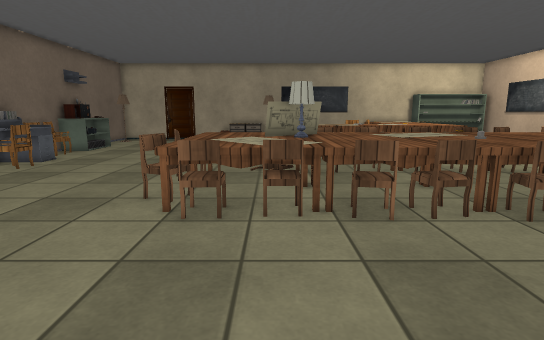
view 1 (above)

24 first-person views from a walk through a Unity game level. The camera is 1.2 m above the floor, tilts 10° down and sees 80° across. The floor is counted in squares, 0.5 m on a side. Each view is taken from the middle of a square. On the plan, view 1 faces up. The plan holds only what a view shows up to about 20 squares ahead; the rest is blank. The player character is not drawn. Some animated figures are left out. Some surface patterns are stand-ins.

view 2
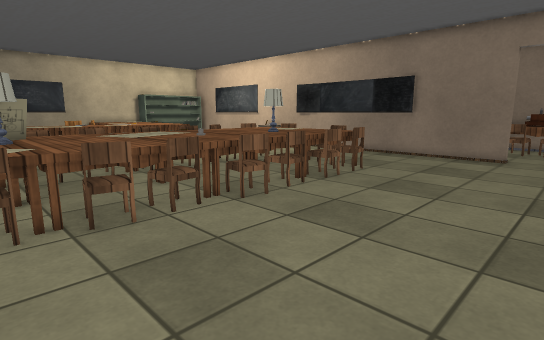

view 3
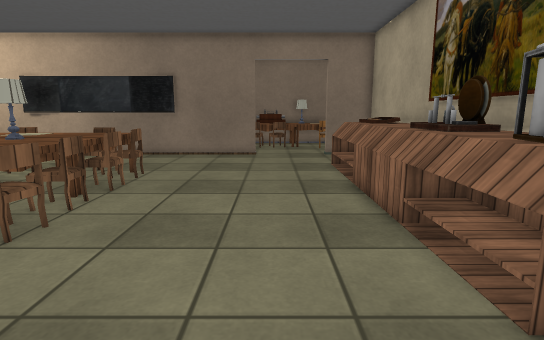

view 4
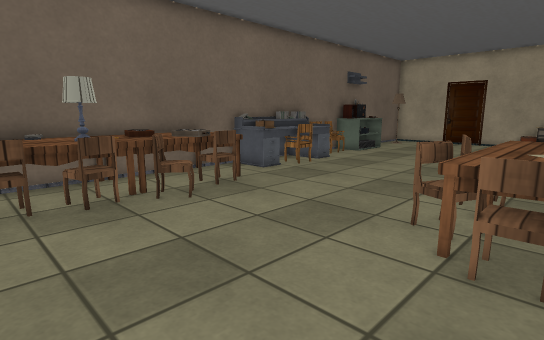

view 5
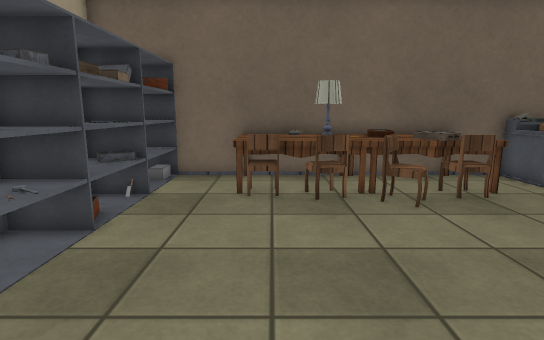

view 6
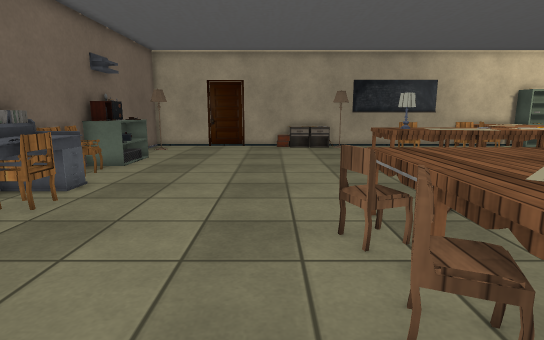

view 7
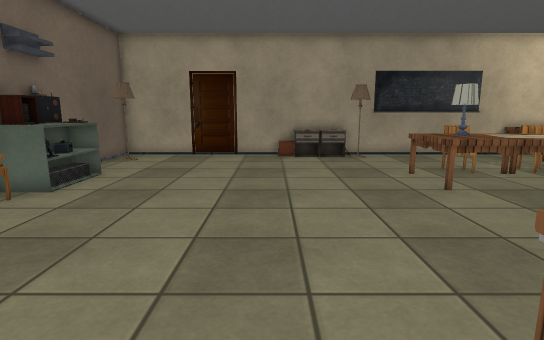

view 8
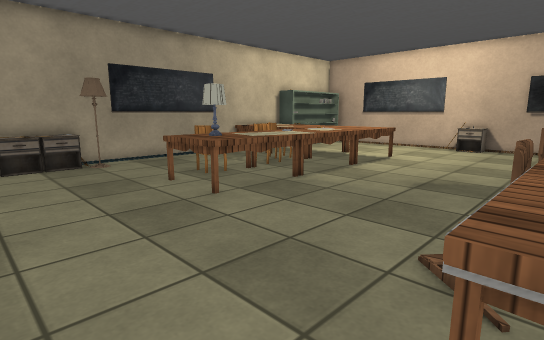

view 9
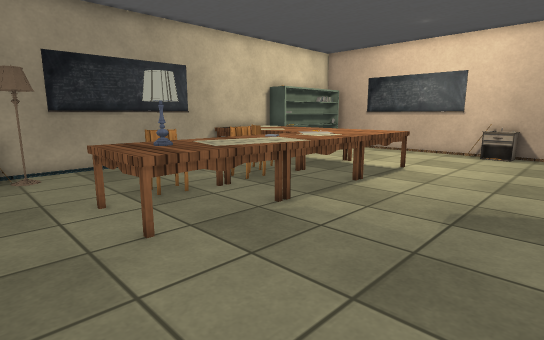

view 10
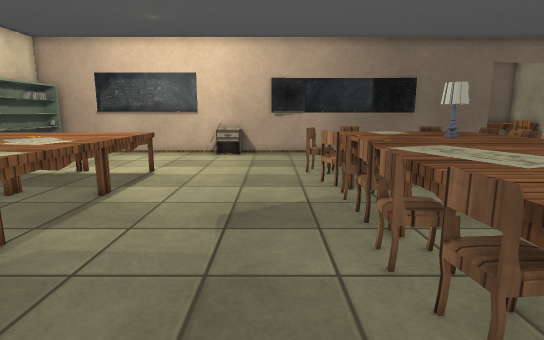

view 11
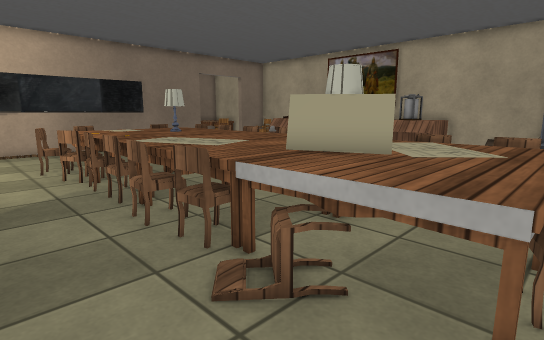

view 12
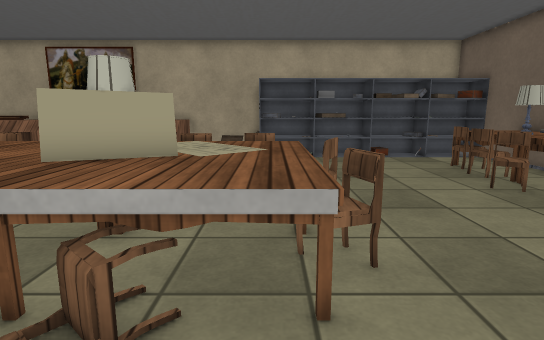

view 13
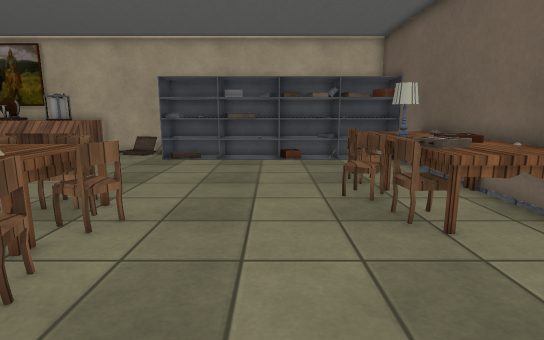

view 14
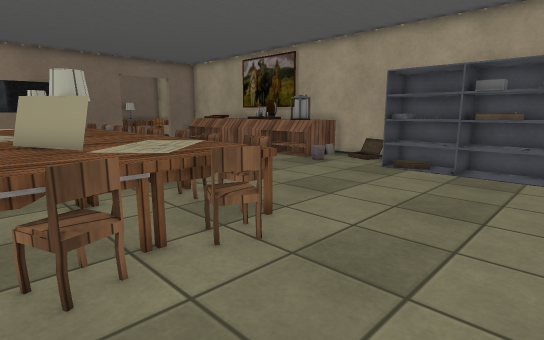

view 15
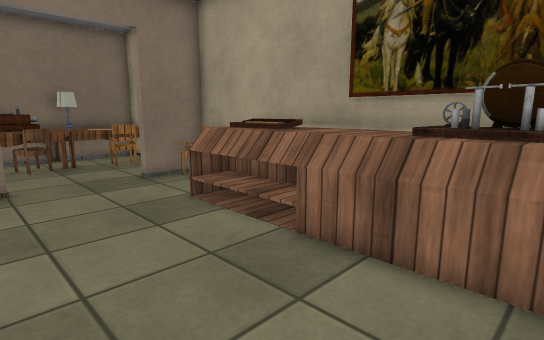

view 16
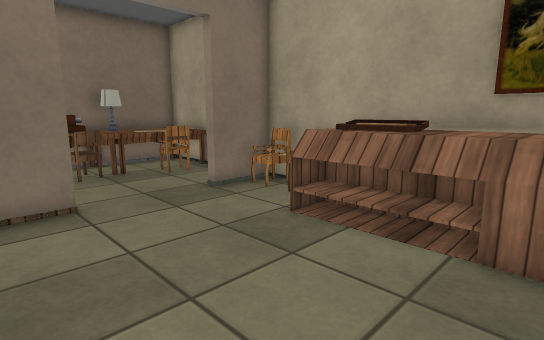

view 17
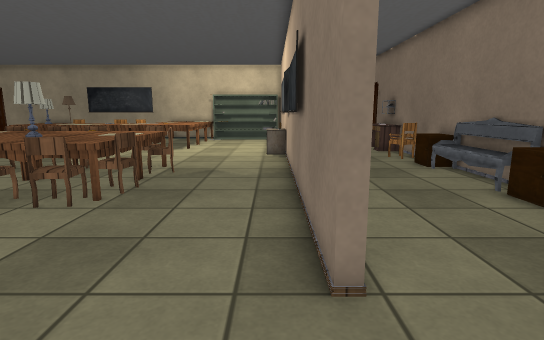

view 18
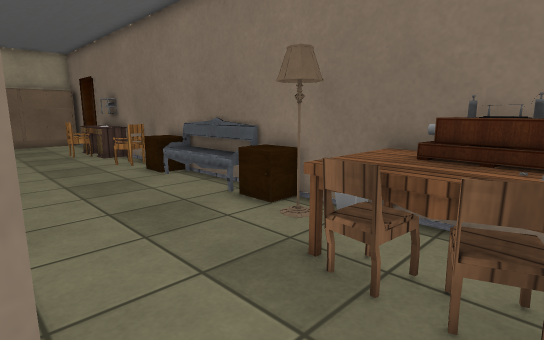

view 19
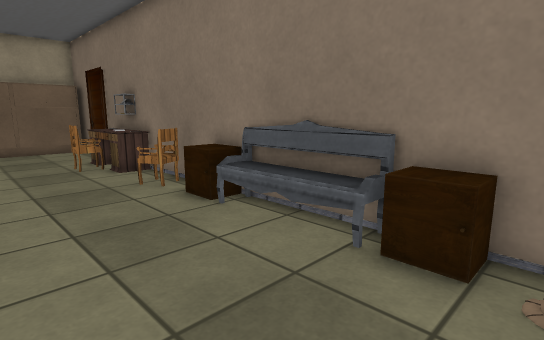

view 20
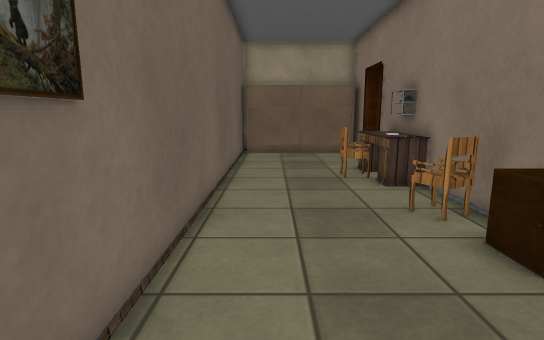

view 21
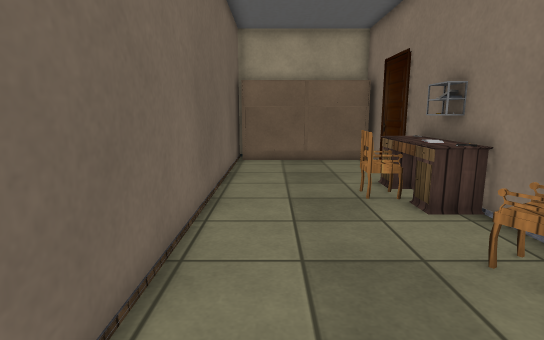

view 22
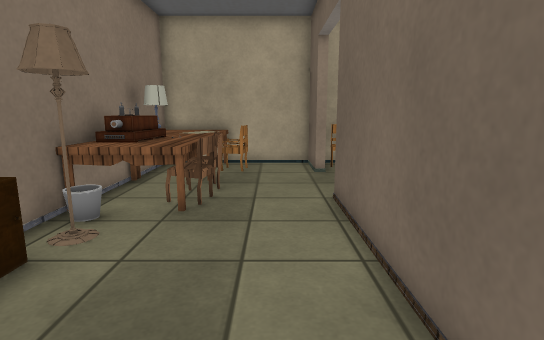

view 23
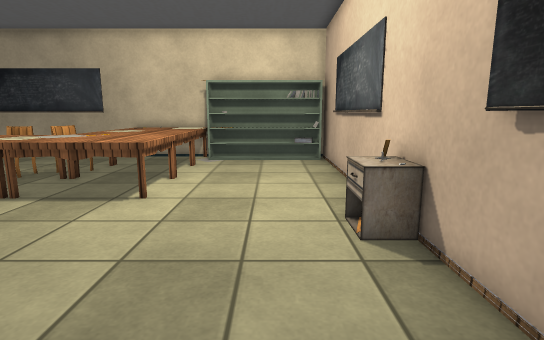

view 24
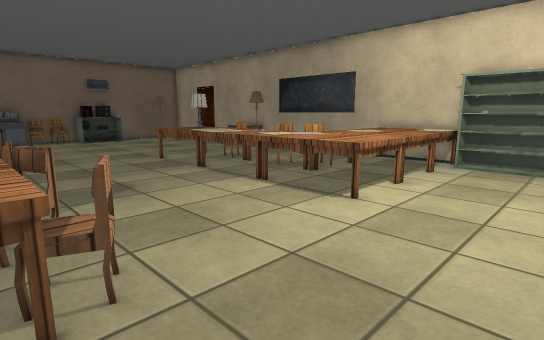

### Floor plan
Key: @ floor where view 1 was taken; # wall or solid block; . floor; C chair; T table; L lamp; B box; N nightstand; I bin; O other object.
Columns run from 14 left of view 1 to 26 right of it. Each row starts with its distance up from view 1.
 30 ################### ####  ########
 29 # ........NNNNL.......TTT TOOOO O#OOOOOO#
 28 #LL..........LL....... TTTT......# .....#
 27 #LL................... TTTT......#......#
 26 # ....................CTTTT......#......#
 25 # ..............CC..CCCTTTT......#......#
 24 #OO...........TTCT TCTTTTTT......#......#
 23 #OO...........TLLT TOTTTTTT......#.....T#
 22 #OO...........TTLTOOTTTTTTT...... ....CTT
 21 #OO...........TTTTTTTT TTTT......#....OOO
 20 # C..............................#.....OT
 19 # ..............................NO.....T#
 18 #O..............................N#......#
 17 #OOO.............................#.....C#
 16 #O O.............................#......#
 15 #OOC......................C......#.....N#
 14 #OOC.......TTT.TCCCTCCCCCTCC.....#.....NN
 13 #O O.......TTT TTTTTTTTTTTTTC....#.....N#
 12 #OOO......CTTT TTTTOOTTTTTTTC....#......#
 11 # .........CTTTLTTTTTTTTTT T..... ......O
 10 #TTT.......CTOTLTTTTTTTTLTTT.....#......#
  9 #TTTC.....CCTTOTTTTTTTTTTTTCC....#.....O#
  8 #TTTC......TTTTTTTTTTTTTTTTT.....#.....N#
  7 #TTTT.......CCCCC.C.CCCCCCCC.....#.....N#
  6 #T TC............................#....LL#
  5 #TLLC............................#.....L#
  4 #OLLT............................#...CTTT
  3 #TTTC............................#...CTT#
  2 #TTTC................................CTT#
  1 # ...................................CTT#
  0 # ............@.I....................T L#
 -1 OBBOBBBBBB OOO...TTTTTTTTTTTTT......CCTLT
 -2 OBOOBBBBOBOOOO...TTTTTTTTTTTTT.C.#..CC TT
 -3  OOOOOOOOOO  O  .TT TT  TTTT O O #...TTTT
 -4              #####TTTOOOOOTT#########TTTT

Positions as (right, up) in squares from view 1, and headings:
1: (0, 0), facing up
2: (0, 0), facing up-right
3: (0, 2), facing right
4: (-1, 2), facing up-left
5: (-1, 3), facing left
6: (-5, 6), facing up
7: (-5, 11), facing up
8: (-5, 13), facing up-right
9: (-2, 15), facing up-right
10: (-1, 16), facing right
11: (-3, 17), facing down-right
12: (-2, 17), facing down
13: (-7, 16), facing down
14: (-8, 13), facing down-right
15: (7, 4), facing down-right
16: (10, 5), facing down-right
17: (18, -1), facing up
18: (19, 1), facing up-right
19: (20, 6), facing up-right
20: (21, 9), facing up
21: (21, 12), facing up
22: (21, 12), facing down
23: (16, 12), facing up
24: (17, 13), facing up-left
